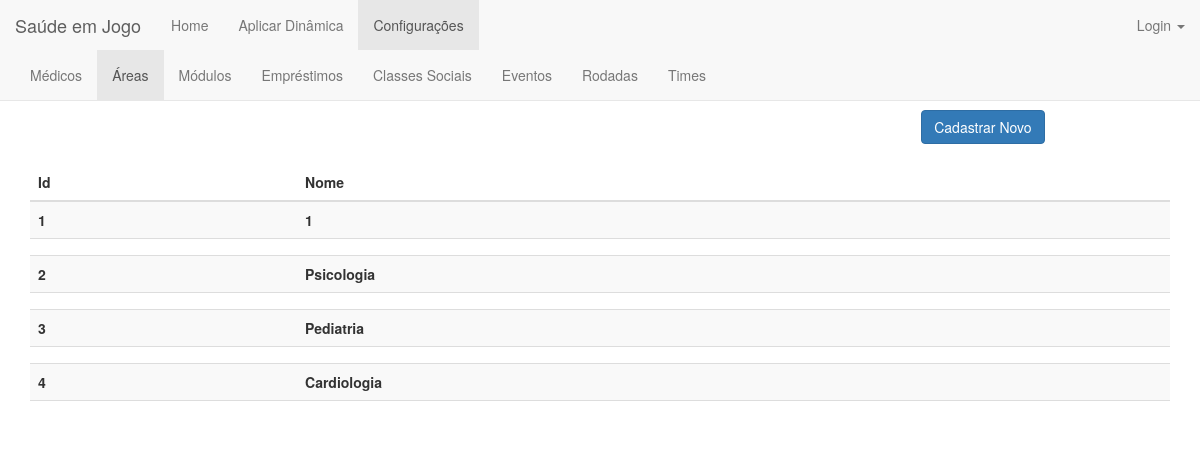
The app's page /area/ with its own data.
### jogo/models.py (models this page shows, shortened)
class Area(models.Model):
    nome = models.CharField(max_length=200)
    def __str__(self):
        return self.nome

### jogo/views.py (the view)
# urls.py: url(r'^area/$', views.area_index, name='area_index'),
def area_index(request):
    areas = Area.objects.order_by('id')
    area_classe = Area_Classe_Social.objects.order_by('id')
    print (areas)
    print (area_classe)
    return render(request, 'area/area_index.html', {'area_classe':area_classe,'areas':areas})

### jogo/templates/area/area_index.html (shortened to what this page needs)
{% extends 'jogo/base_configuracoes.html' %}
{% load staticfiles %}
{% block area %}class="active"{% endblock %}
{% block body %}
<div class="container">
    <center><h1>Áreas</h1></center>
        <div align="right" style="margin-right: 11%">
            <a href="{% url 'jogo:area_new' %}"><button type="submit" class="btn btn-primary">Cadastrar Novo</button></a>
        </div>
        <br>
    <table class="table table-striped">
    {% with 0 as a %}
            <thead>
                <tr>
                    <th>Id</th>
                    <th>Nome</th>
                </tr>
                {% for area in areas%}
            </thead>
                    <tr>
                        <th data-toggle="collapse" data-target="#collapseinativo{{forloop.counter }}">{{area.id}}</th>
                        <th data-toggle="collapse" data-target="#collapseinativo{{forloop.counter }}">{{area.nome}}</th>
                    </tr>
                    <td colspan="2">
                    </td>
                {% endfor %}
    {% endwith %}
    </table>
</div>
{% endblock body %}

### records on screen
Area: id "1", nome "1"
Area: id "2", nome "Psicologia"
Area: id "3", nome "Pediatria"
Area: id "4", nome "Cardiologia"
